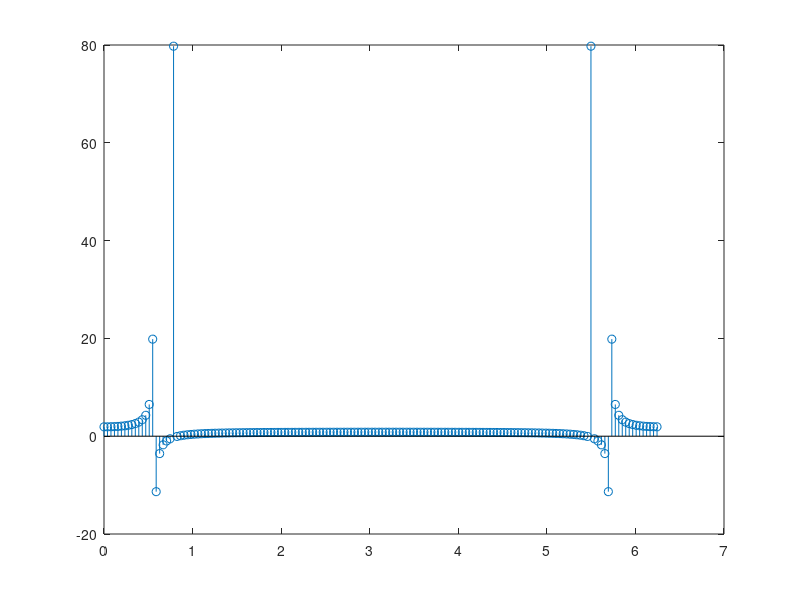

MATLAB code to generate this figure:
clear;
f = @(t) cos(25*pi*t)+cos(18*pi*t);

delta_t = 0.01;
N = 160;
t = 0:delta_t:(N-1)*delta_t;
f_omega = zeros(1, N);
w0 = 2*pi/N;

for n=0:N-1
  for k=0:N-1
    f_omega(n+1) = f_omega(n+1) + f(t(k+1))*exp(-i*k*w0*n);
  endfor
  omega(n+1) = n*w0;
#  if (f_omega(n+1) > 0.01)
#    printf("omega = %d, f_omega = %d\n", omega(n+1), f_omega(n+1));
#  endif
endfor

stem(omega, f_omega);
